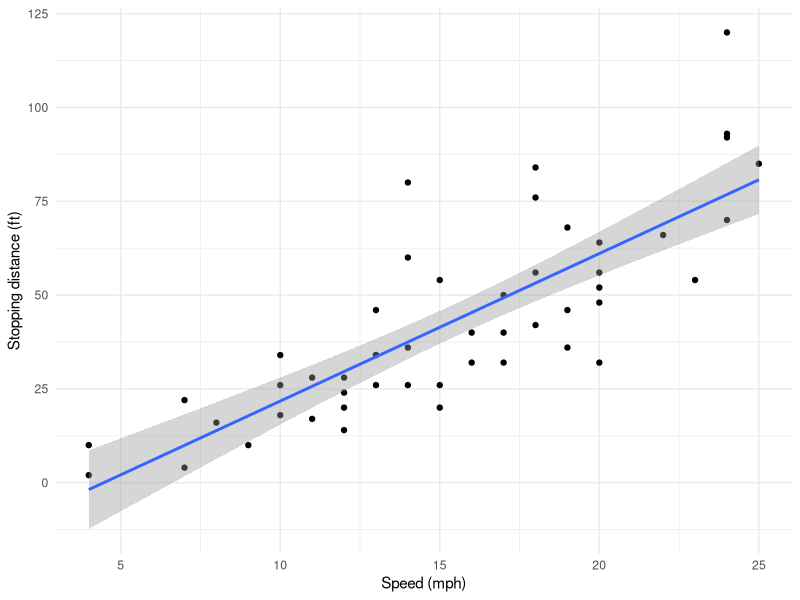
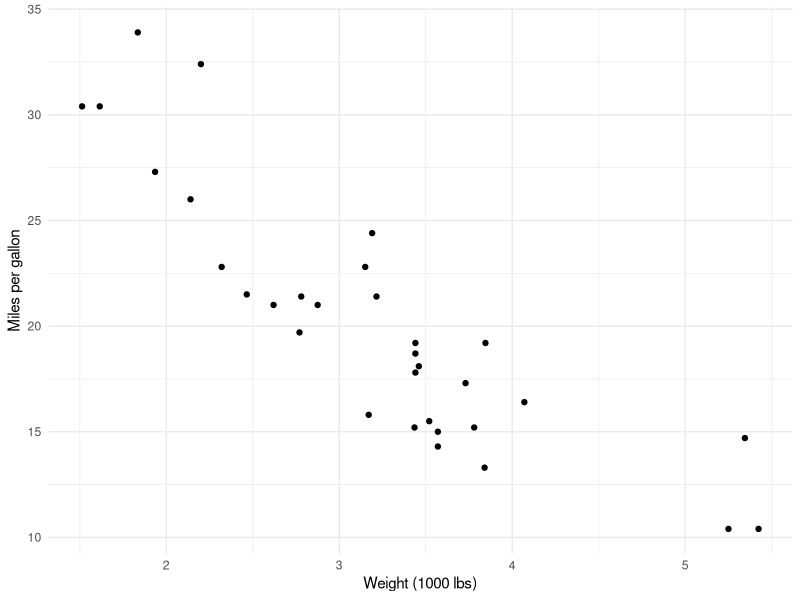

Write the R code that produced these figures, in order.
## ---- chunk 1
#| echo: true
model <- lm(dist ~ speed, data = cars)
coef(model)
## ---- chunk 2
model <- lm(dist ~ speed, data = cars)
estimates <- summary(model)$coefficients
knitr::kable(estimates, digits = 3)
## ---- chunk 3
library(ggplot2)
ggplot(cars, aes(speed, dist)) +
  geom_point() +
  geom_smooth(method = "lm", formula = y ~ x) +
  labs(x = "Speed (mph)", y = "Stopping distance (ft)") +
  theme_minimal()
## ---- chunk 4
#| fig-width: 3
ggplot(mtcars, aes(wt, mpg)) +
  geom_point() +
  labs(x = "Weight (1000 lbs)", y = "Miles per gallon") +
  theme_minimal()
